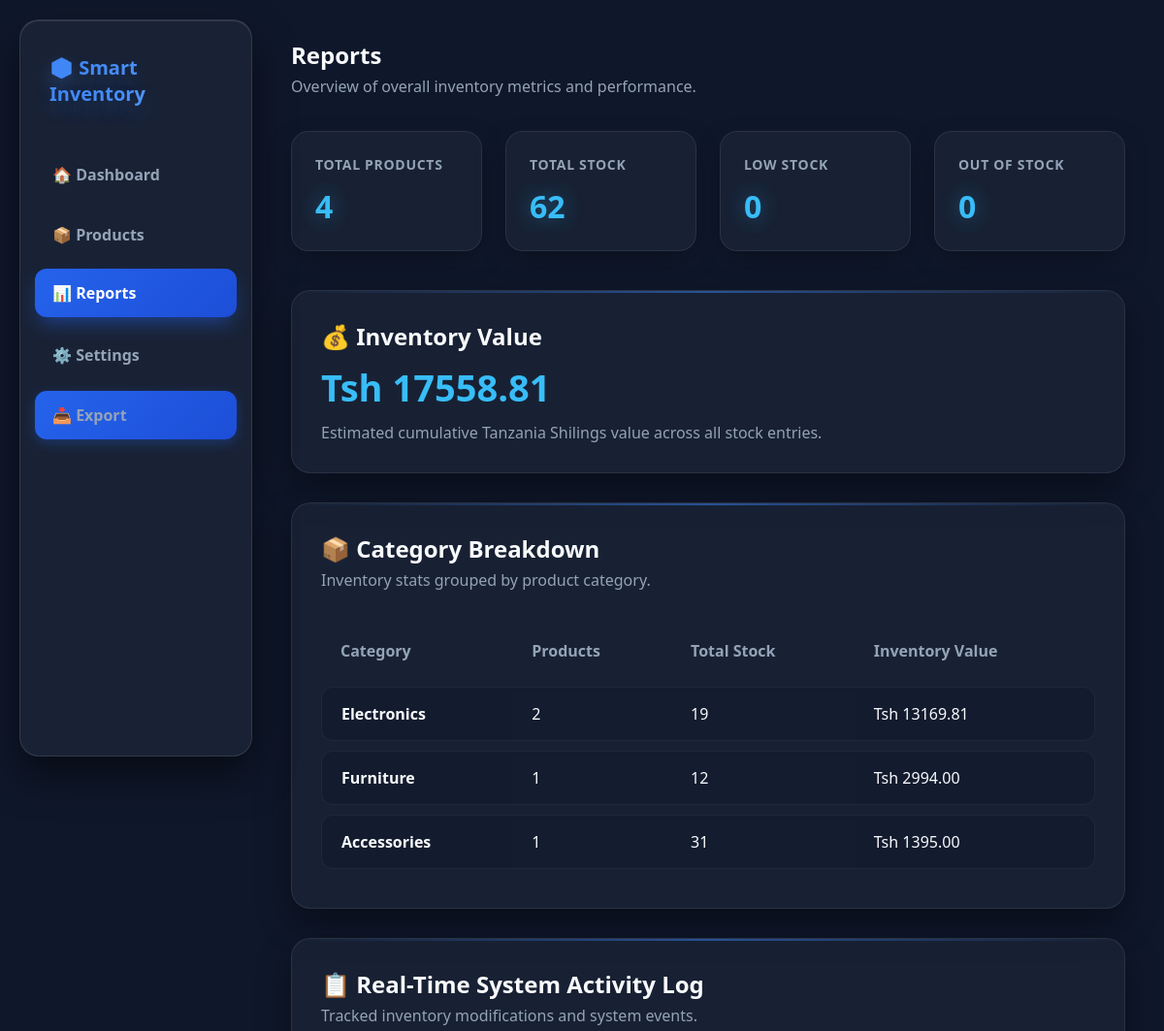
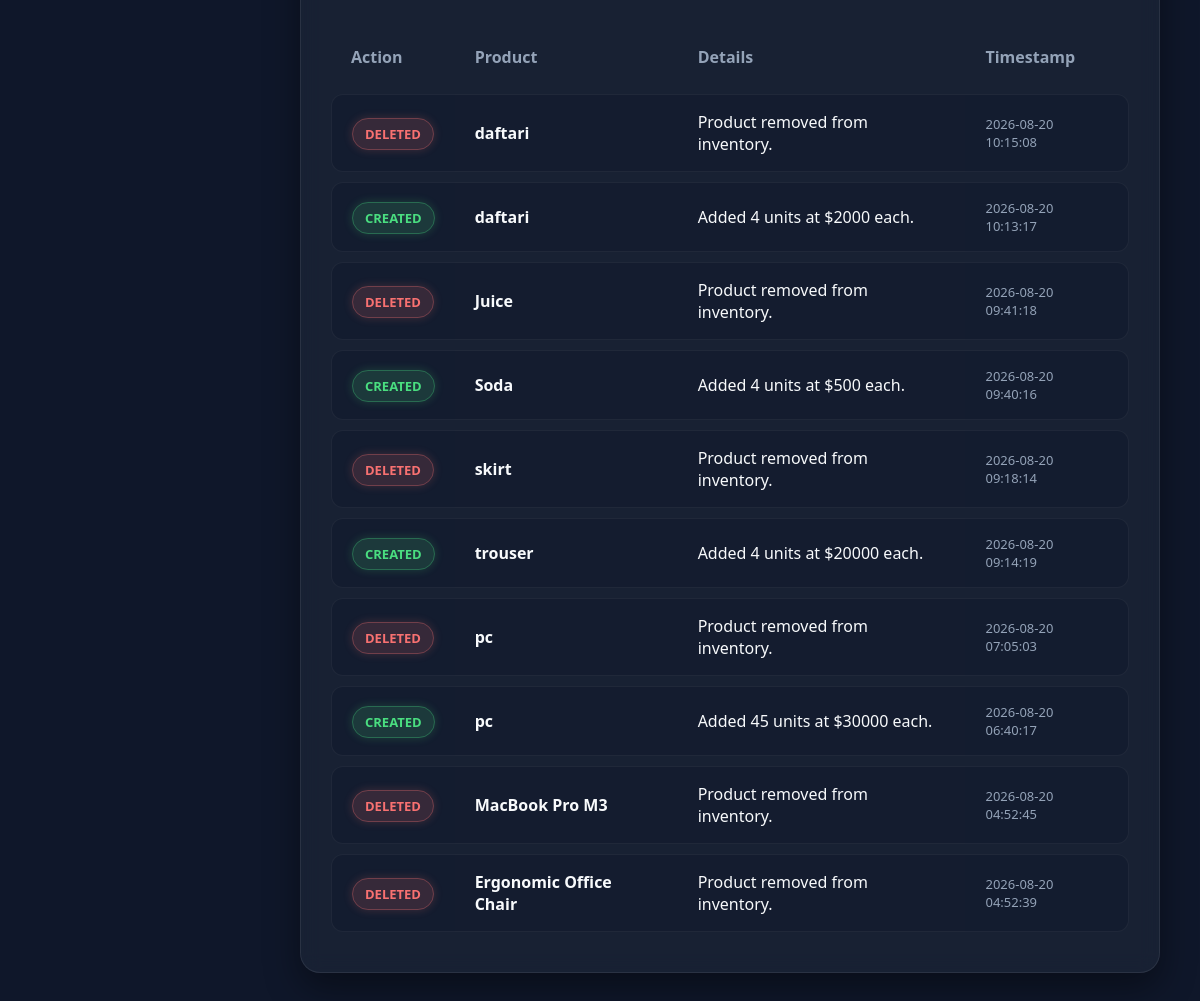
Page /reports on the committed database (2 pictures, top to bottom).
### tables this page shows
CREATE TABLE products (
            id INTEGER PRIMARY KEY AUTOINCREMENT,
            name TEXT NOT NULL,
            category TEXT NOT NULL,
            quantity INTEGER NOT NULL,
            price REAL NOT NULL
        );

CREATE TABLE history (
            id INTEGER PRIMARY KEY AUTOINCREMENT,
            action TEXT NOT NULL,
            product_name TEXT NOT NULL,
            details TEXT NOT NULL,
            timestamp DATETIME DEFAULT CURRENT_TIMESTAMP
        );

### app.py (the view)
@app.route("/reports")
def reports():
    conn = get_db()
    total_products = conn.execute("SELECT COUNT(*) FROM products").fetchone()[0]
    total_stock = conn.execute("SELECT COALESCE(SUM(quantity), 0) FROM products").fetchone()[0]
    inventory_value = conn.execute("SELECT COALESCE(SUM(quantity * price), 0) FROM products").fetchone()[0]
    low_stock = conn.execute("SELECT COUNT(*) FROM products WHERE quantity > 0 AND quantity <= 5").fetchone()[0]
    out_of_stock = conn.execute("SELECT COUNT(*) FROM products WHERE quantity = 0").fetchone()[0]
    categories = conn.execute("SELECT category, COUNT(*) AS product_count, COALESCE(SUM(quantity), 0) AS stock, COALESCE(SUM(quantity * price), 0) AS value FROM products GROUP BY category ORDER BY value DESC").fetchall()
    recent_activity = conn.execute("SELECT * FROM history ORDER BY timestamp DESC LIMIT 10").fetchall()
    conn.close()
    return render_template("reports.html", total_products=total_products, total_stock=total_stock, inventory_value=inventory_value, low_stock=low_stock, out_of_stock=out_of_stock, categories=categories, recent_activity=recent_activity)

### app.py (called while the page is built)
@app.context_processor
def inject_lang():
    lang = session.get('lang', 'en')
    return {'lang': lang, 't': translations[lang]}

def get_db():
    conn = sqlite3.connect(DATABASE)
    conn.row_factory = sqlite3.Row
    return conn

### templates/reports.html (shortened to what this page needs)
<!DOCTYPE html>
<html lang="en">
<head>
    <link rel="stylesheet" href="{{ url_for('static', filename='css/style.css') }}">
</head>
<body>
    <aside class="sidebar">
        <div class="logo">📦 Smart Inventory</div>
        <nav>
            <a href="/">🏠 Dashboard</a>
            <a href="/products">📦 Products</a>
            <a href="/reports" class="active">📊 Reports</a>
            <a href="/settings">⚙️ Settings</a>
            <a href="/export-csv" class="edit-btn">📥 Export</a>
        </nav>
    </aside>
    <main class="main-content">
        <div class="dashboard-header">
            <div>
                <h2>{{t.reports}}</h2>
                <p>Overview of overall inventory metrics and performance.</p>
            </div>
        </div>
        <div class="stats">
            <div class="stat-card">
                <h3>Total Products</h3>
                <p>{{ total_products }}</p>
            </div>
            <div class="stat-card">
                <h3>Total Stock</h3>
                <p>{{ total_stock }}</p>
            </div>
            <div class="stat-card">
                <h3>Low Stock</h3>
                <p>{{ low_stock }}</p>
            </div>
            <div class="stat-card">
                <h3>Out of Stock</h3>
                <p>{{ out_of_stock }}</p>
            </div>
        </div>
        <section class="inventory-section" style="margin-bottom: 30px;">
            <h2 style="margin-bottom: 10px;">💰 Inventory Value</h2>
            <div style="font-size: 38px; font-weight: 800; color: #38bdf8; margin: 10px 0;">
                Tsh {{ "%.2f"|format(inventory_value) }}
            </div>
            <p style="color: #94a3b8;">Estimated cumulative Tanzania Shilings value across all stock entries.</p>
        </section>
        <section class="inventory-section" style="margin-bottom: 30px;">
            <div class="inventory-header">
                <div>
                    <h2>📦 Category Breakdown</h2>
                    <p style="color: #94a3b8; margin-top: 5px;">Inventory stats grouped by product category.</p>
                </div>
            </div>
            <div class="table-wrapper">
                <table>
                    <thead>
                        <tr>
                            <th>Category</th>
                            <th>Products</th>
                            <th>Total Stock</th>
                            <th>Inventory Value</th>
                        </tr>
                    </thead>
                    <tbody>
                        {% for category in categories %}
                        <tr>
                            <td><strong>{{ category["category"] }}</strong></td>
                            <td>{{ category["product_count"] }}</td>
                            <td>{{ category["stock"] }}</td>
                            <td>Tsh {{ "%.2f"|format(category["value"]) }}</td>
                        </tr>
                        {% else %}
                        <tr>
                            <td colspan="4" style="text-align: center; color: #94a3b8; padding: 30px;">
                                No category data available.
                            </td>
                        </tr>
                        {% endfor %}
                    </tbody>
                </table>
            </div>
        </section>
        <section class="inventory-section">
            <div class="inventory-header">
                <div>
                    <h2>📋 Real-Time System Activity Log</h2>
                    <p style="color: #94a3b8; margin-top: 5px;">Tracked inventory modifications and system events.</p>
                </div>
            </div>
            <div class="table-wrapper">
                <table>
                    <thead>
                        <tr>
                            <th>Action</th>
                            <th>Product</th>
                            <th>Details</th>
                            <th>Timestamp</th>
                        </tr>
                    </thead>
                    <tbody>
                        {% for log in recent_activity %}
                        <tr>
                            <td>
                                {% if log["action"] == "CREATED" %}
                                    <span class="in-stock">CREATED</span>
                                {% elif log["action"] == "DELETED" %}
                                    <span class="out-of-stock">DELETED</span>
                                {% else %}
                                    <span class="low-stock">UPDATED</span>
                                {% endif %}
                            </td>
                            <td><strong>{{ log["product_name"] }}</strong></td>
                            <td>{{ log["details"] }}</td>
                            <td style="color: #94a3b8; font-size: 13px;">{{ log["timestamp"] }}</td>
                        </tr>
                        {% else %}
                        <tr>
                            <td colspan="4" style="text-align: center; color: #94a3b8; padding: 30px;">
                                No activity recorded yet.
                            </td>
                        </tr>
                        {% endfor %}
                    </tbody>
                </table>
            </div>
        </section>
    </main>
</body>
</html>

### static/css/style.css (style rules this page uses)
* { margin: 0; padding: 0; box-sizing: border-box; }
body { font-family: 'Segoe UI', system-ui, -apple-system, sans-serif; background: #0f172a; color: #f8fafc; min-height: 100vh; perspective: 1000px; overflow-x: hidden; }
.sidebar { position: fixed; left: 20px; top: 20px; width: 240px; height: calc(100vh - 40px); background: rgba(30, 41, 59, 0.7); backdrop-filter: blur(12px); border: 1px solid rgba(255, 255, 255, 0.1); border-radius: 20px; padding: 25px 15px; box-shadow: 0 20px 40px rgba(0, 0, 0, 0.5), inset 0 1px 0 rgba(255, 255, 255, 0.1); transform-style: preserve-3d; z-index: 100; }
.logo { font-size: 20px; font-weight: 800; padding: 10px 15px; margin-bottom: 35px; background: linear-gradient(135deg, #3b82f6, #60a5fa); -webkit-background-clip: text; -webkit-text-fill-color: transparent; text-shadow: 0 10px 20px rgba(59, 130, 246, 0.3); }
.sidebar nav { display: flex; flex-direction: column; gap: 12px; }
.sidebar nav a { color: #94a3b8; text-decoration: none; padding: 14px 18px; border-radius: 12px; font-weight: 600; transition: all 0.3s cubic-bezier(0.4, 0, 0.2, 1); position: relative; }
.sidebar nav a:hover, .sidebar nav a.active { background: linear-gradient(135deg, #2563eb, #1d4ed8); color: #ffffff; transform: translateY(-2px) translateZ(10px); box-shadow: 0 10px 20px -5px rgba(37, 99, 235, 0.5); }
.main-content { margin-left: 280px; padding: 40px 40px 40px 20px; }
.dashboard-header { display: flex; justify-content: space-between; align-items: center; margin-bottom: 35px; }
.dashboard-header p { color: #94a3b8; margin-top: 5px; }
.stats { display: grid; grid-template-columns: repeat(4, 1fr); gap: 24px; margin-bottom: 40px; }
.stat-card { background: rgba(30, 41, 59, 0.6); backdrop-filter: blur(10px); padding: 24px; border-radius: 18px; border: 1px solid rgba(255, 255, 255, 0.08); box-shadow: 0 10px 30px -10px rgba(0, 0, 0, 0.5); transition: all 0.4s cubic-bezier(0.175, 0.885, 0.32, 1.275); transform-style: preserve-3d; }
.stat-card h3 { color: #94a3b8; font-size: 14px; text-transform: uppercase; letter-spacing: 0.05em; margin-bottom: 12px; }
.stat-card p { font-size: 32px; font-weight: 800; color: #38bdf8; text-shadow: 0 0 20px rgba(56, 189, 248, 0.4); }
.inventory-section { background: rgba(30, 41, 59, 0.6); backdrop-filter: blur(10px); padding: 30px; border-radius: 20px; border: 1px solid rgba(255, 255, 255, 0.08); box-shadow: 0 15px 35px rgba(0, 0, 0, 0.4); }
.inventory-header { display: flex; justify-content: space-between; align-items: center; margin-bottom: 25px; }
.table-wrapper { overflow-x: auto; }
table { width: 100%; border-collapse: separate; border-spacing: 0 10px; }
th { padding: 16px 20px; color: #94a3b8; font-weight: 600; text-align: left; border: none; }
td { padding: 16px 20px; background: rgba(15, 23, 42, 0.4); border-top: 1px solid rgba(255, 255, 255, 0.05); border-bottom: 1px solid rgba(255, 255, 255, 0.05); transition: all 0.2s ease; }
td:first-child { border-left: 1px solid rgba(255, 255, 255, 0.05); border-top-left-radius: 12px; border-bottom-left-radius: 12px; }
td:last-child { border-right: 1px solid rgba(255, 255, 255, 0.05); border-top-right-radius: 12px; border-bottom-right-radius: 12px; }
.in-stock { color: #4ade80; background: rgba(74, 222, 128, 0.15); border: 1px solid rgba(74, 222, 128, 0.3); padding: 6px 12px; border-radius: 20px; font-size: 13px; font-weight: 600; box-shadow: 0 0 10px rgba(74, 222, 128, 0.2); }
.out-of-stock { color: #f87171; background: rgba(248, 113, 113, 0.15); border: 1px solid rgba(248, 113, 113, 0.3); padding: 6px 12px; border-radius: 20px; font-size: 13px; font-weight: 600; box-shadow: 0 0 10px rgba(248, 113, 113, 0.2); }
button, .edit-btn { display: inline-block; padding: 10px 18px; background: linear-gradient(135deg, #2563eb, #1d4ed8); color: #ffffff; border: none; border-radius: 10px; font-weight: 600; text-decoration: none; cursor: pointer; box-shadow: 0 4px 12px rgba(37, 99, 235, 0.3); transition: all 0.3s ease; }
.inventory-section { position: relative; overflow: hidden; }
.inventory-section::before { content: ''; position: absolute; top: 0; left: 0; width: 100%; height: 2px; background: linear-gradient(90deg, transparent, rgba(59, 130, 246, 0.5), transparent); }

### rows in the picture
products: category "Furniture", product_count "1", stock "12", value "2994.00"
products: category "Accessories", product_count "1", stock "31", value "1395.00"
history: action "DELETED", product_name "daftari", details "Product removed from inventory.", timestamp "2026-08-20 10:15:08"
history: action "CREATED", product_name "daftari", details "Added 4 units at $2000 each.", timestamp "2026-08-20 10:13:17"
history: action "DELETED", product_name "Juice", details "Product removed from inventory.", timestamp "2026-08-20 09:41:18"
history: action "CREATED", product_name "Soda", details "Added 4 units at $500 each.", timestamp "2026-08-20 09:40:16"
history: action "DELETED", product_name "skirt", details "Product removed from inventory.", timestamp "2026-08-20 09:18:14"
history: action "CREATED", product_name "trouser", details "Added 4 units at $20000 each.", timestamp "2026-08-20 09:14:19"
history: action "DELETED", product_name "pc", details "Product removed from inventory.", timestamp "2026-08-20 07:05:03"
history: action "CREATED", product_name "pc", details "Added 45 units at $30000 each.", timestamp "2026-08-20 06:40:17"
history: action "DELETED", product_name "MacBook Pro M3", details "Product removed from inventory.", timestamp "2026-08-20 04:52:45"
history: action "DELETED", product_name "Ergonomic Office Chair", details "Product removed from inventory.", timestamp "2026-08-20 04:52:39"

### other values in the picture
{{ t.reports }} "Reports"
{{ total_products }} "4"
{{ total_stock }} "62"
{{ low_stock }} "0"
{{ out_of_stock }} "0"
{{ "%.2f"|format(inventory_value) }} "17558.81"
{{ category["category"] }} "Electronics"
{{ category["product_count"] }} "2"
{{ category["stock"] }} "19"
{{ "%.2f"|format(category["value"]) }} "13169.81"
